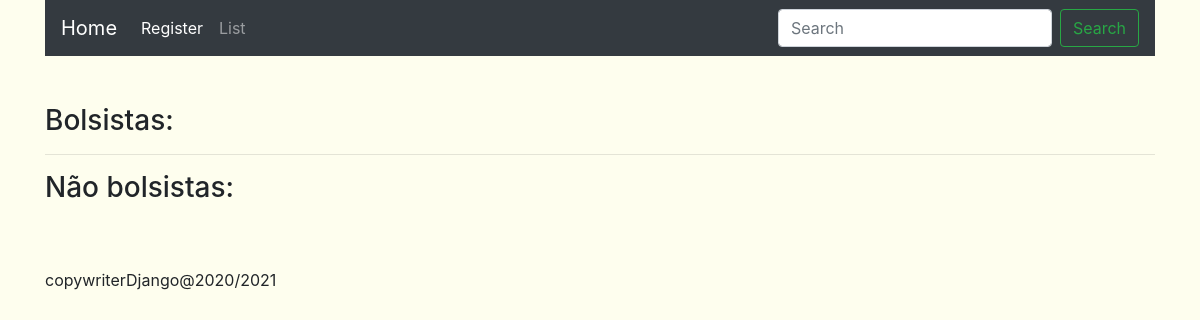
Page /myapp/students/ on the earlier database version.
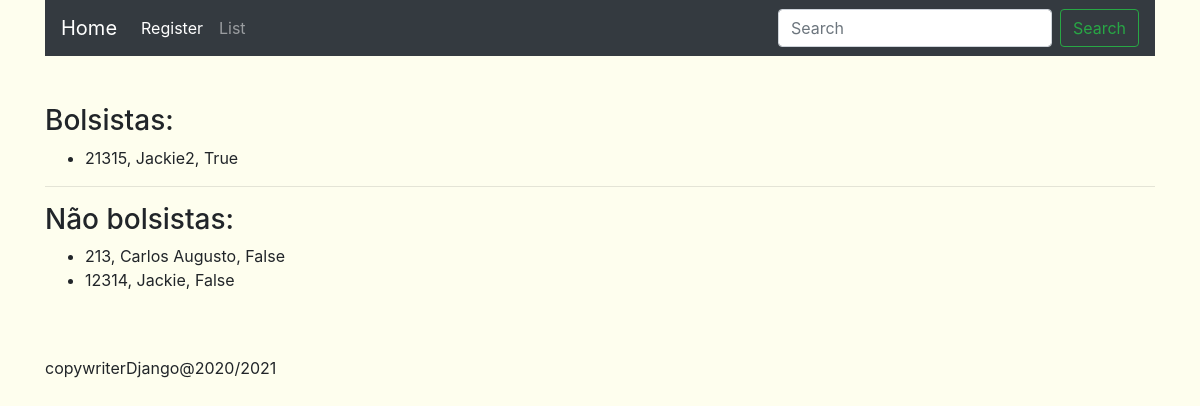
Same page on the later database version.
### myapp/models.py (models this page shows, shortened)
class Student(models.Model):
    registration = models.IntegerField(unique=True)
    name = models.CharField(max_length=50)
    scholarship = models.BooleanField(default=False)

### myapp/views.py (the view)
# urls.py: path('students/', views.students, name='students'),
def students(request):
  students = Student.objects.all()
  context = {'students': students}
  return render(request, 'myapp/list_students.html', context=context)

### templates/myapp/list_students.html (shortened to what this page needs)
{% extends "base.html" %}
{% block content %}
  <h3>Bolsistas:</h3>
  <ul>
    {% for student in students %}
      {% if student.scholarship %}
        <li>{{ student.registration }}, {{ student.name }}, {{ student.scholarship }}</li>
      {% endif%}
    {% endfor %}
  </ul>
  <hr>
  <h3>Não bolsistas:</h3>
  <ul>
    {% for student in students %}
      {% if not student.scholarship %}
        <li>{{ student.registration }}, {{ student.name }}, {{ student.scholarship }}</li>
      {% endif%}
    {% endfor %}
  </ul>
{% endblock %}

### templates/base.html (shortened to what this page needs)
{% load static %}
<!DOCTYPE html>
<html lang="en">
<head>
  <link rel="stylesheet"
    href="https://cdn.jsdelivr.net/npm/bootstrap@4.5.3/dist/css/bootstrap.min.css"
>
    <link rel="stylesheet" href="{% static 'styles/mystyles.css' %}">
</head>
<body>
  <div class="container">
    <div class="row">
      <div class="col">
        <nav class="navbar navbar-expand-lg navbar-dark bg-dark">
          <a class="navbar-brand" href="{% url 'home' %}">Home</a>
          <div class="collapse navbar-collapse" id="navbarSupportedContent">
            <ul class="navbar-nav mr-auto">
              <li class="nav-item active">
                <a class="nav-link" href="{% url 'student_form' %}">Register<span class="sr-only">(current)</span></a>
              </li>
              <li class="nav-item">
                <a class="nav-link" href="{% url 'students' %}">List</a>
              </li>
            </ul>
            <form class="form-inline my-2 my-lg-0">
              <input class="form-control mr-sm-2" type="search" placeholder="Search" aria-label="Search">
              <button class="btn btn-outline-success my-2 my-sm-0" type="submit">Search</button>
            </form>
          </div>
        </nav>
      </div>
    </div>
    <div class="row mt-5">
      <div class="col-md">
        {% block content %}
        {% endblock %}
      </div>
    </div>
    <div class="row">
      <div class="col mt-5 justify-content-center">
        <footer>copywriterDjango@2020/2021</footer>
      </div>
    </div>
  </div>
</body>
</html>

### static/styles/mystyles.css (style rules this page uses)
body { background: #FEFEEE; }

Differences in the rows shown:
added Student: registration "21315", name "Jackie2", scholarship "True", shown under "Bolsistas:"
added Student: registration "213", name "Carlos Augusto", scholarship "False", shown under "Não bolsistas:"
added Student: registration "12314", name "Jackie", scholarship "False", shown under "Não bolsistas:"
